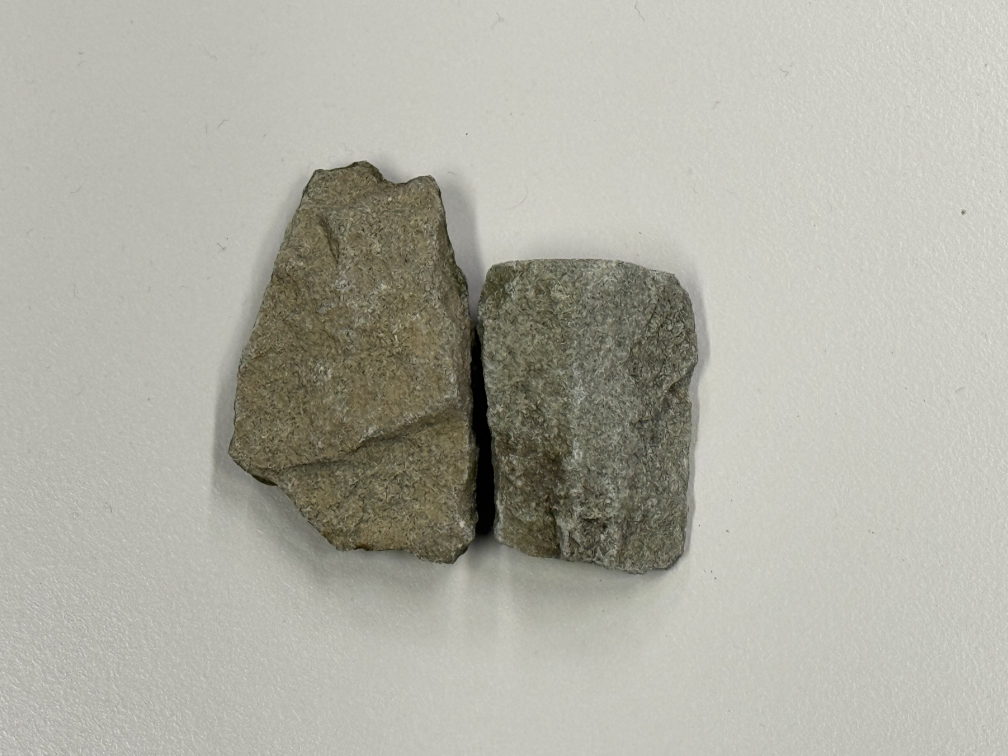
#> input picture experiments/photos/01_L0_AB.jpeg, 4032 x 3024 px, given in place of the camera (shown at 1/4 size)
$ python stone_contour.py
#> lines starting #> are read from the running program, lines starting #| are printed output that depends on the picture; after the words box and inside, x2 and y2 are one past the last pixel; in counts of white or black regions, pixels touching at a corner belong together
#> in main, frame is the input picture: shape (3024, 4032, 3); mean B, G, R 164.6, 175.1, 175.7
"""A minimal live 2D stone-contour prototype for a plain background."""

import argparse

import cv2
import numpy as np


def detect_stone(frame, tolerance=45, min_area_ratio=0.005):
    """Return the largest foreground contour, bounding box, and binary mask.

    The outer image border is assumed to show only the plain background.
    All measurements here are in image pixels, not real-world units.
    """
#> called with tolerance = 45, min_area_ratio = 0.005
    height, width = frame.shape[:2]
#> height = 3024; width = 4032
    lab = cv2.cvtColor(frame, cv2.COLOR_BGR2LAB)
#> lab: shape (3024, 4032, 3); mean of channels 0, 1, 2 180.9, 126.5, 133.6

    margin = max(4, min(height, width) // 40)
#> margin = 75
    border = np.concatenate(
        (
            lab[:margin, :, :].reshape(-1, 3),
            lab[-margin:, :, :].reshape(-1, 3),
            lab[:, :margin, :].reshape(-1, 3),
            lab[:, -margin:, :].reshape(-1, 3),
        ),
        axis=0,
    )
    background = np.median(border, axis=0).astype(np.float32)
#> background = [201, 127, 132]

    delta = lab.astype(np.float32) - background
#> delta: shape (3024, 4032, 3) float32; mean of channels 0, 1, 2 -20.3, -0.5, 1.5
    distance = np.sqrt(np.sum(delta * delta, axis=2))
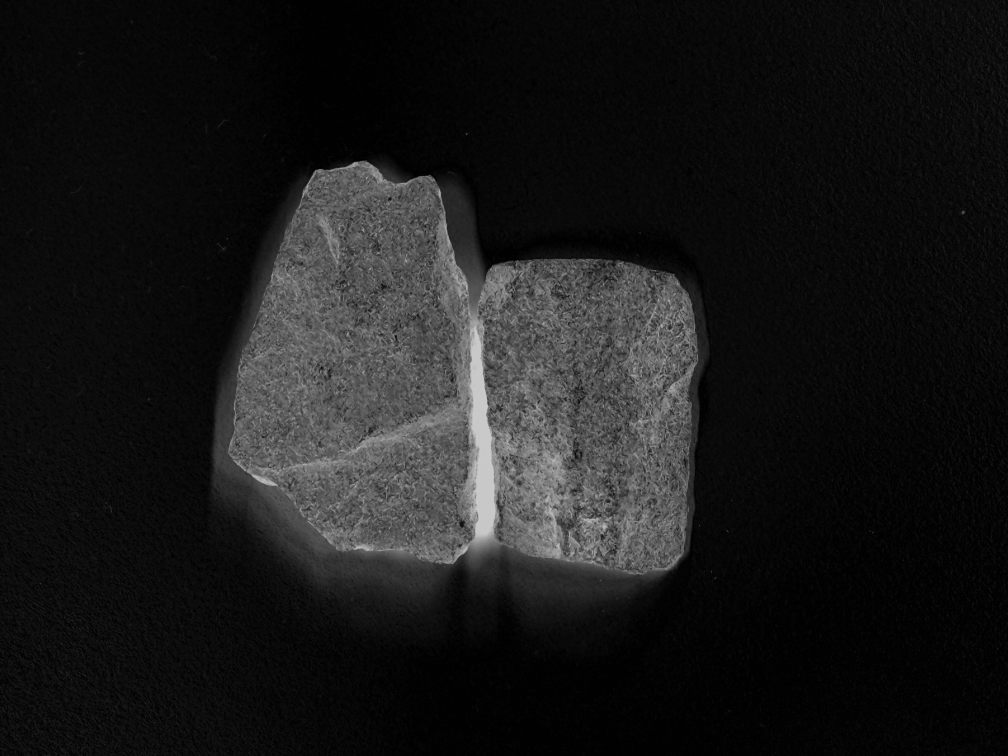
#> distance: shape (3024, 4032) float32 (shown at 1/4 size); min 0, max 201.1, mean 25.7
    mask = (distance > tolerance).astype(np.uint8) * 255
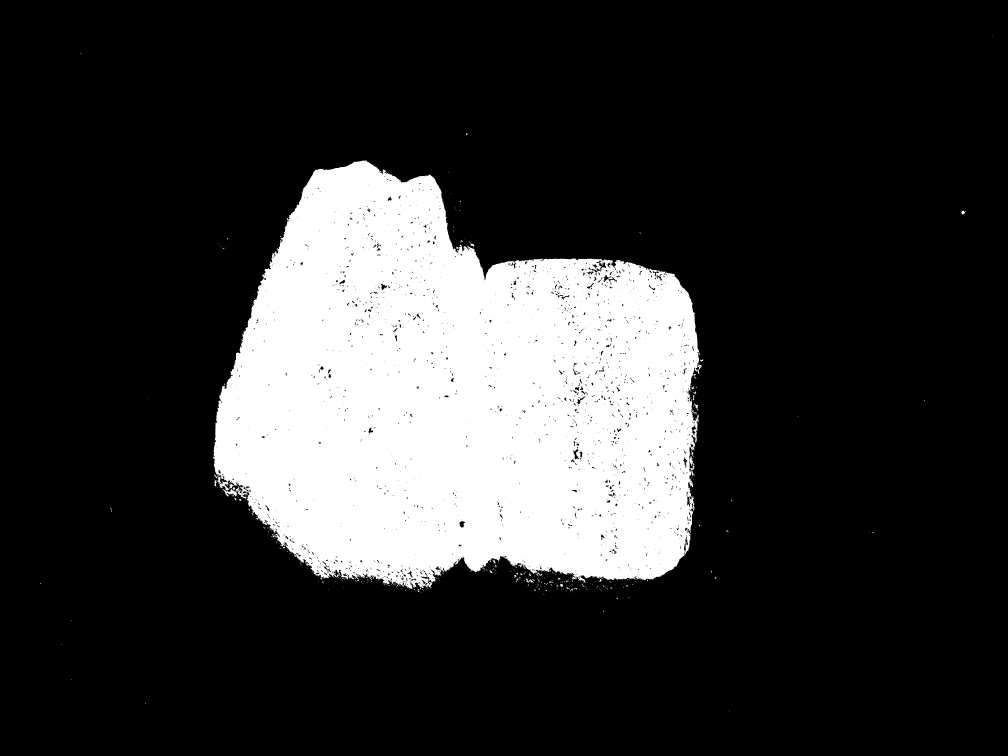
#> mask: shape (3024, 4032) (shown at 1/4 size); 19.9% white; 475 white regions (405 under 20 px), largest, box (x1, y1, x2, y2) and area: (853, 642, 2806, 2357) 2418480, (916, 1935, 935, 1955) 179, (3846, 842, 3862, 858) 158

    # Remove small specks and fill small holes within the stone.
    kernel = cv2.getStructuringElement(cv2.MORPH_ELLIPSE, (5, 5))
    mask = cv2.morphologyEx(mask, cv2.MORPH_OPEN, kernel)
#> mask: shape (3024, 4032); 19.8% white; 64 white regions (7 under 20 px), largest, box (x1, y1, x2, y2) and area: (853, 642, 2796, 2355) 2407654, (898, 1957, 948, 1984) 544, (964, 1948, 988, 1967) 218
    mask = cv2.morphologyEx(mask, cv2.MORPH_CLOSE, kernel)
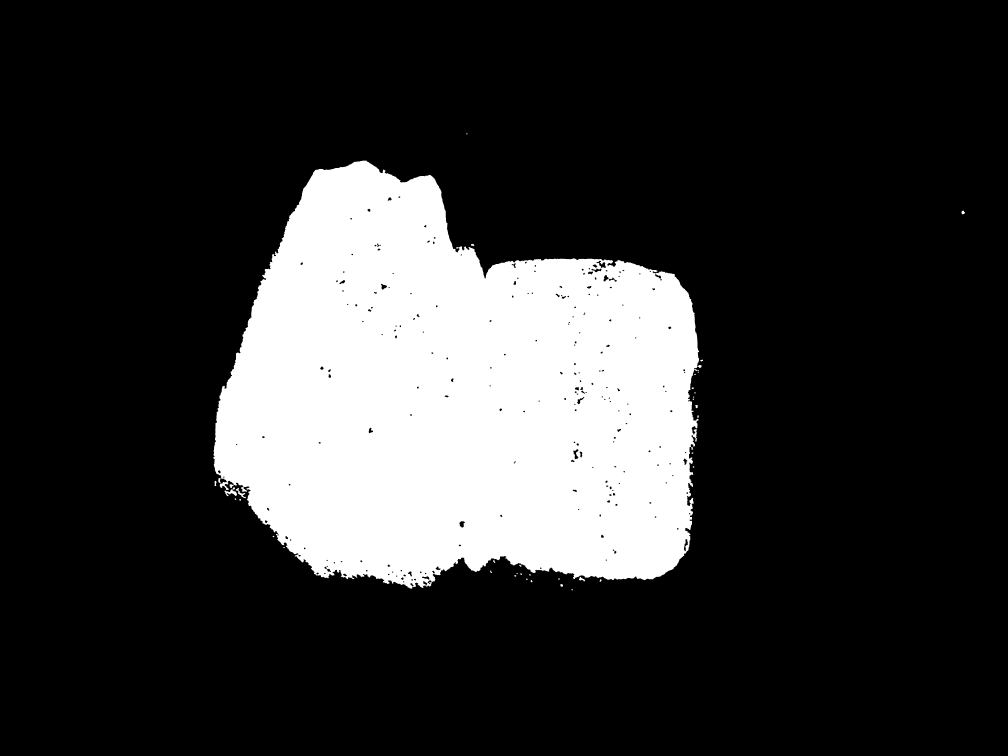
#> mask: shape (3024, 4032) (shown at 1/4 size); 20% white; 38 white regions (5 under 20 px)

    contours, _ = cv2.findContours(
        mask, cv2.RETR_EXTERNAL, cv2.CHAIN_APPROX_SIMPLE
    )
#> contours = 37 contours, 13 with area under 20; largest, box (x1, y1, x2, y2) and area: (853, 642, 2806, 2355) 2440917, (898, 1949, 948, 1985) 596, (943, 1951, 983, 1993) 340, (2316, 2307, 2340, 2326) 166, (3846, 842, 3860, 858) 122
    if not contours:
        return None, None, mask

    contour = max(contours, key=cv2.contourArea)
#> contour = contour of 5366 points, box (x1, y1, x2, y2) (853, 642, 2806, 2355), area 2440917
    if cv2.contourArea(contour) < min_area_ratio * width * height:
        return None, None, mask

    return contour, cv2.boundingRect(contour), mask


def main():
    parser = argparse.ArgumentParser(description=__doc__)
    parser.add_argument("--camera", type=int, default=0, help="Camera index (default: 0)")
    args = parser.parse_args()

    if hasattr(cv2, "CAP_AVFOUNDATION"):
        camera = cv2.VideoCapture(args.camera, cv2.CAP_AVFOUNDATION)
    else:
        camera = cv2.VideoCapture(args.camera)
    if not camera.isOpened():
        raise SystemExit(
            "Could not open camera. Check macOS camera permission, "
            "or try --camera 1."
        )

    camera.set(cv2.CAP_PROP_FRAME_WIDTH, 640)
    camera.set(cv2.CAP_PROP_FRAME_HEIGHT, 480)
    cv2.namedWindow("Stone contour")
    cv2.createTrackbar("Tolerance", "Stone contour", 45, 120, lambda _: None)

    try:
        while True:
            ok, frame = camera.read()
            if not ok:
                print("Camera frame unavailable.")
                break

            tolerance = max(1, cv2.getTrackbarPos("Tolerance", "Stone contour"))
            contour, box, mask = detect_stone(frame, tolerance)
#> box = (853, 642, 1953, 1713)

            if contour is not None:
                x, y, width, height = box
#> x = 853; y = 642; width = 1953; height = 1713
                cv2.drawContours(frame, [contour], -1, (0, 255, 0), 2)
                cv2.rectangle(
                    frame, (x, y), (x + width, y + height), (255, 0, 0), 2
                )
                cv2.putText(
                    frame,
                    f"Area: {cv2.contourArea(contour):.0f} px^2",
                    (x, max(y - 8, 24)),
                    cv2.FONT_HERSHEY_SIMPLEX,
                    0.6,
                    (0, 255, 0),
                    2,
                )

            cv2.putText(
                frame,
                "Q / Esc: quit  |  green: contour  blue: bounding box",
                (10, frame.shape[0] - 12),
                cv2.FONT_HERSHEY_SIMPLEX,
                0.45,
                (255, 255, 255),
                1,
            )
            cv2.imshow("Stone contour", frame)
            cv2.imshow("Foreground mask", mask)

            if cv2.waitKey(1) & 0xFF in (ord("q"), 27):
#> (key q is pressed here)
                break
    finally:
        camera.release()
        cv2.destroyAllWindows()


if __name__ == "__main__":
    main()

$ run again, on experiments/photos/02_L0_C.jpeg
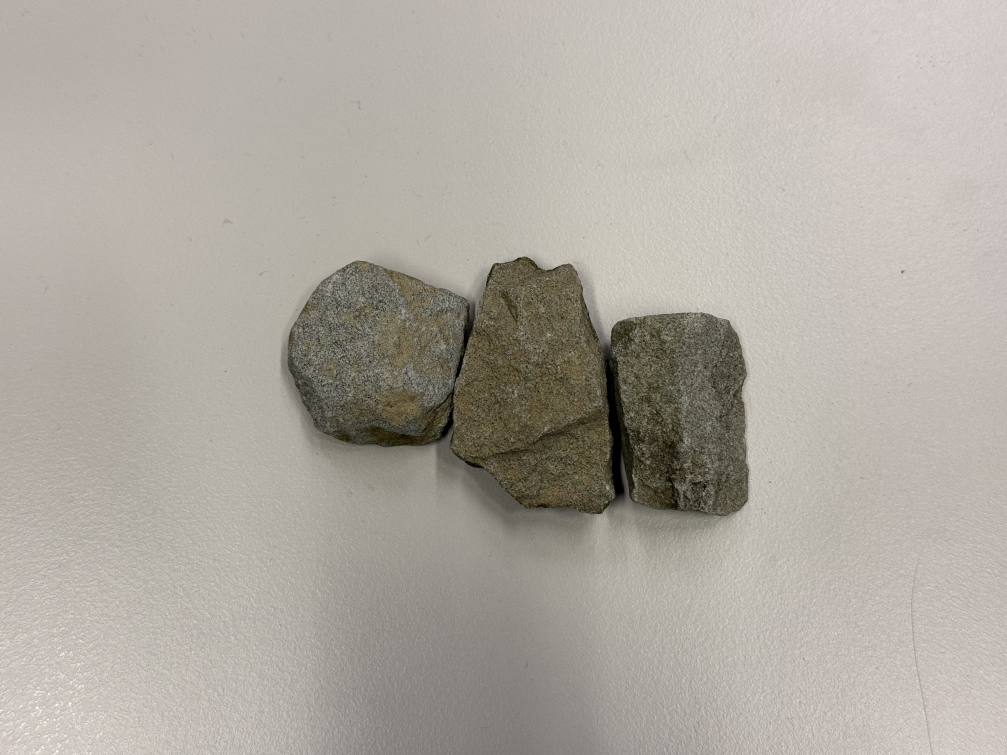
#> input picture experiments/photos/02_L0_C.jpeg, 4027 x 3020 px, given in place of the camera (shown at 1/4 size)
#> in main, frame is the input picture: shape (3020, 4027, 3); mean B, G, R 160.4, 168.7, 174
#> lab: shape (3020, 4027, 3); mean of channels 0, 1, 2 176.1, 128.4, 133.1
#> background = [192, 129, 132]
#> delta: shape (3020, 4027, 3) float32; mean of channels 0, 1, 2 -15.9, -0.6, 1.1
#> in detect_stone, `mask = (distance > tolerance).astype(np.uint8) * 255`:
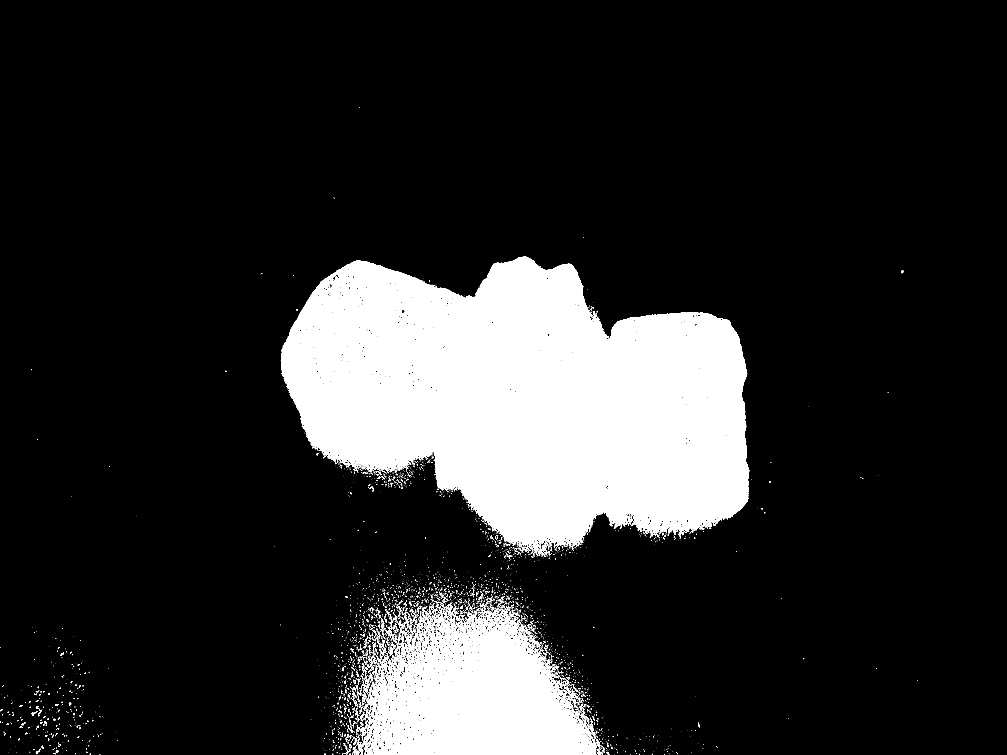
#> mask: shape (3020, 4027) (shown at 1/4 size); 15.5% white; 4515 white regions (4011 under 20 px), largest, box (x1, y1, x2, y2) and area: (1123, 1025, 2997, 2226) 1510649, (1426, 2431, 2386, 3020) 329642, (1458, 2692, 1492, 2732) 433
#> in detect_stone, `mask = cv2.morphologyEx(mask, cv2.MORPH_OPEN, kernel)`:
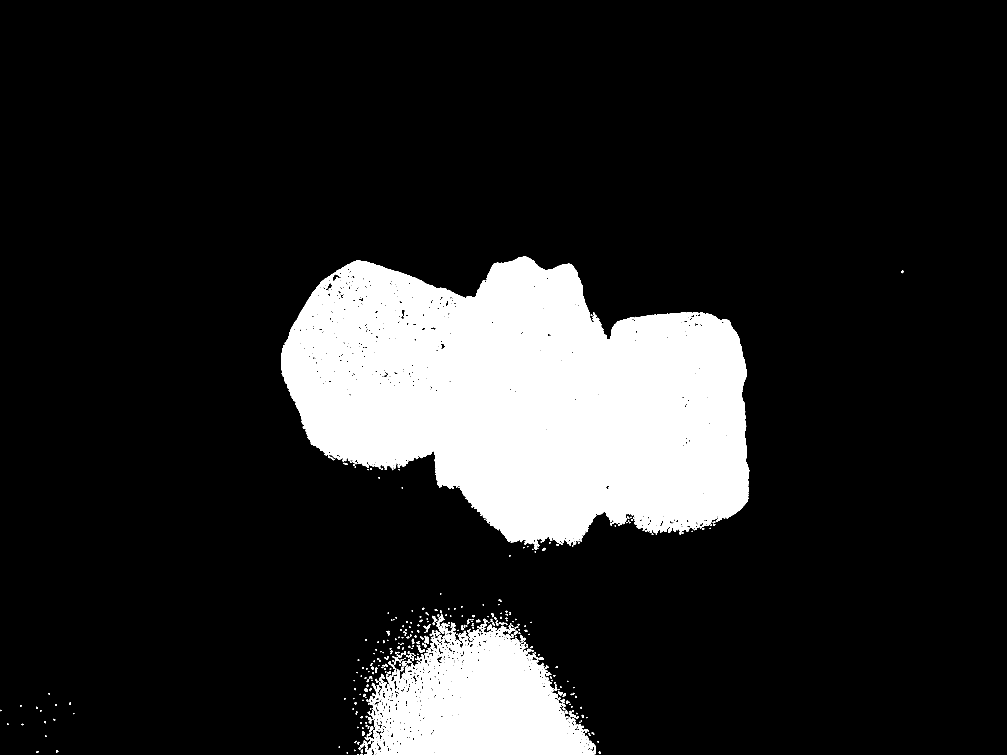
#> mask: shape (3020, 4027) (shown at 1/4 size); 14.8% white; 475 white regions (134 under 20 px), largest, box (x1, y1, x2, y2) and area: (1124, 1025, 2997, 2179) 1493537, (1466, 2503, 2384, 3020) 282289, (1577, 2678, 1600, 2769) 862
#> contours = 269 contours, 138 with area under 20; largest, box (x1, y1, x2, y2) and area: (1124, 1025, 2997, 2200) 1531792, (1434, 2458, 2384, 3020) 326008, (2277, 2840, 2316, 2875) 354, (1698, 2543, 1716, 2575) 353, (1570, 2618, 1607, 2650) 306
#> in detect_stone, `contour = max(contours, key=cv2.contourArea)`: contour = contour of 4601 points, box (x1, y1, x2, y2) (1124, 1025, 2997, 2200), area 1531792
#> in main, `contour, box, mask = detect_stone(frame, tolerance)`: box = (1124, 1025, 1873, 1175)
#> in main, `x, y, width, height = box`: x = 1124; y = 1025; width = 1873; height = 1175

$ run again, on experiments/photos/03_L1_D.jpeg
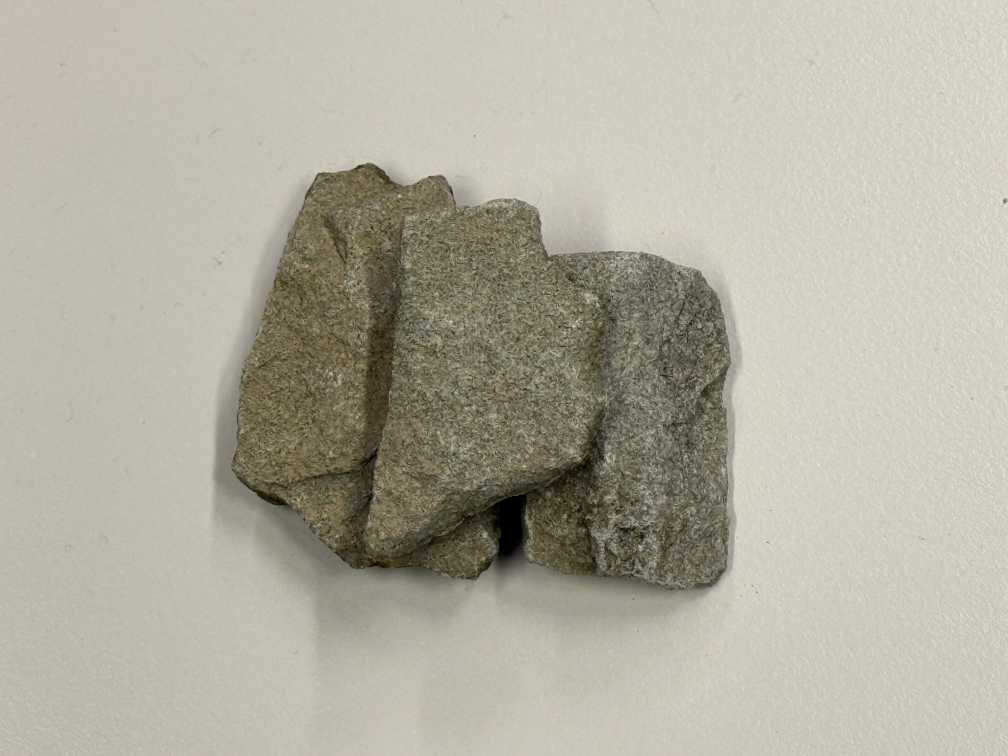
#> input picture experiments/photos/03_L1_D.jpeg, 4032 x 3024 px, given in place of the camera (shown at 1/4 size)
#> in main, frame is the input picture: shape (3024, 4032, 3); mean B, G, R 160.2, 174.2, 178.4
#> lab: shape (3024, 4032, 3); mean of channels 0, 1, 2 180.5, 126.8, 135.9
#> background = [202, 127, 134]
#> delta: shape (3024, 4032, 3) float32; mean of channels 0, 1, 2 -21.6, -0.2, 1.7
#> in detect_stone, `mask = (distance > tolerance).astype(np.uint8) * 255`:
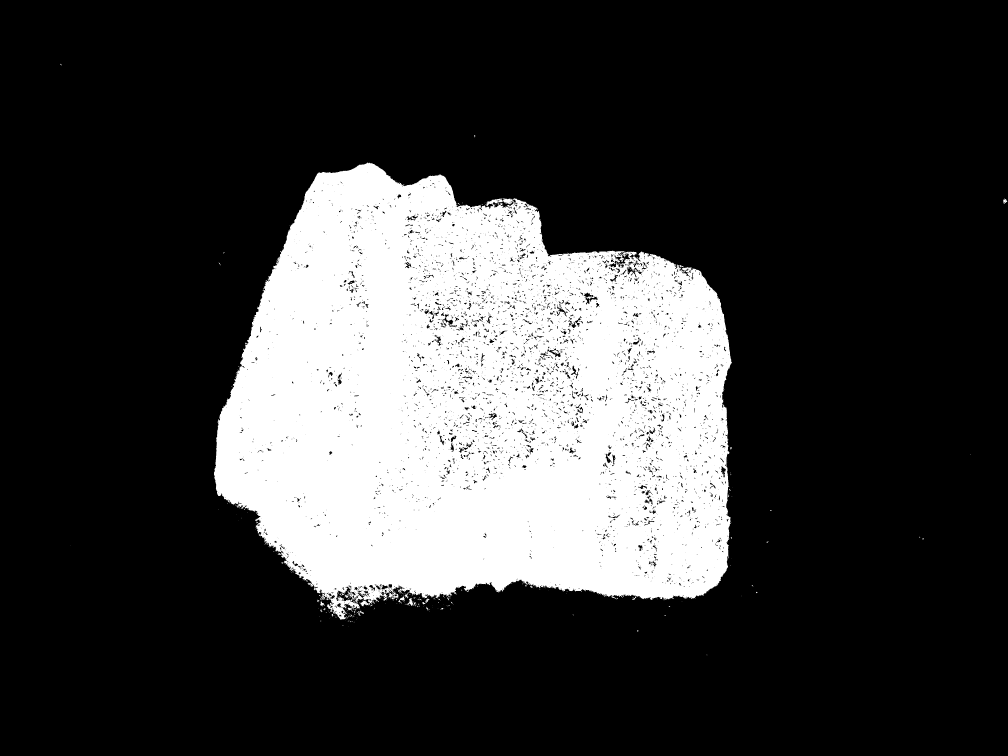
#> mask: shape (3024, 4032) (shown at 1/4 size); 22.6% white; 391 white regions (339 under 20 px), largest, box (x1, y1, x2, y2) and area: (856, 650, 2928, 2479) 2756034, (1628, 2393, 1655, 2424) 355, (1592, 2386, 1619, 2412) 250
#> in detect_stone, `mask = cv2.morphologyEx(mask, cv2.MORPH_CLOSE, kernel)`:
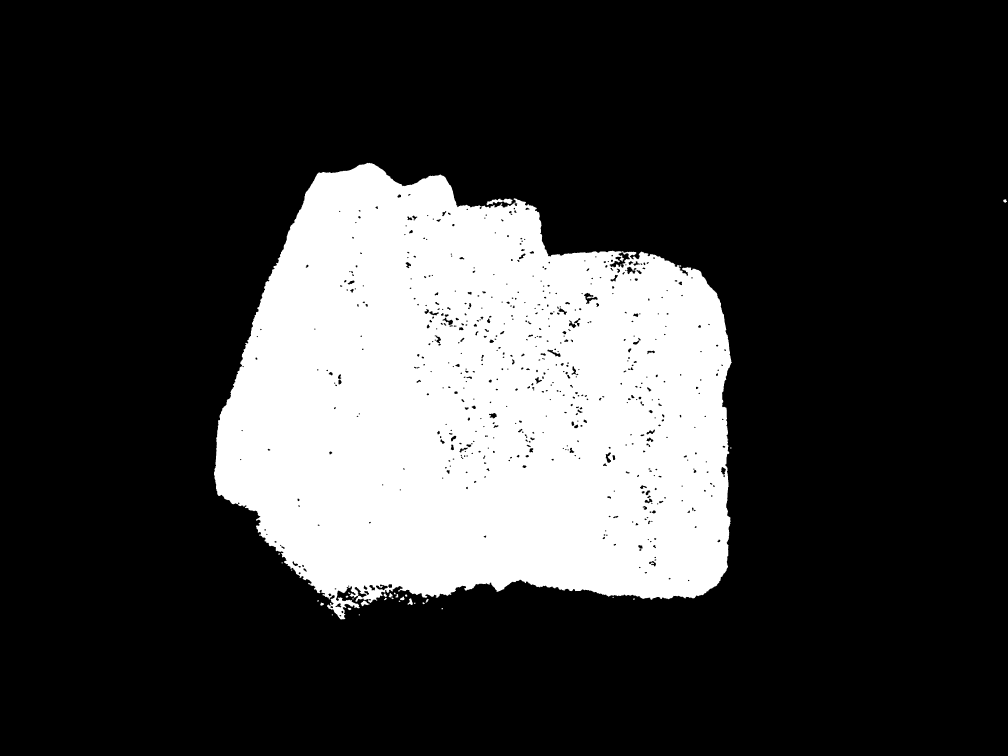
#> mask: shape (3024, 4032) (shown at 1/4 size); 22.9% white; 36 white regions (9 under 20 px)
#> contours = 34 contours, 12 with area under 20; largest, box (x1, y1, x2, y2) and area: (856, 651, 2927, 2478) 2831134, (1946, 794, 2050, 821) 1166, (1443, 2402, 1478, 2425) 346, (1630, 2393, 1651, 2420) 256, (1600, 2386, 1618, 2401) 144
#> in detect_stone, `contour = max(contours, key=cv2.contourArea)`: contour = contour of 5485 points, box (x1, y1, x2, y2) (856, 651, 2927, 2478), area 2831134
#> in main, `contour, box, mask = detect_stone(frame, tolerance)`: box = (856, 651, 2071, 1827)
#> in main, `x, y, width, height = box`: x = 856; y = 651; width = 2071; height = 1827
